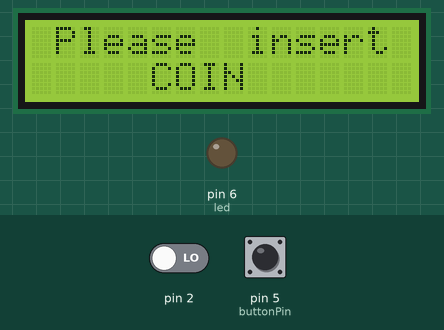
Simulated run of this sketch. Board: Arduino Uno, built with avr-gcc and run on an emulated ATmega328P. Shown: 16×2 character LCD, output pins drawn as LEDs (lit = HIGH). The inputs (shaded band) are chosen by the test bench; at power-on: pin 2 LOW, pin 5 (buttonPin) LOW. What the sketch prints to the serial monitor is not drawn.

Above: at 2.2 s.
2.3 s: pin 2 driven HIGH
At 3.0 s:
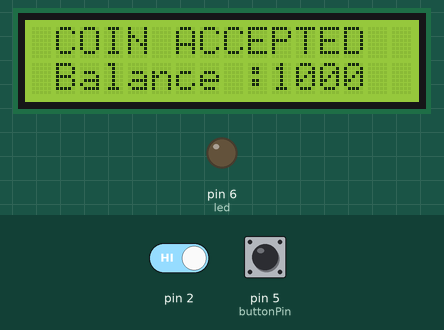
At 4.7 s:
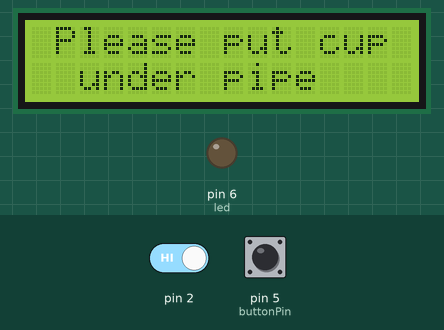
5.3 s: pin 5 (buttonPin) pulled HIGH for 3.2 s
At 7.2 s:
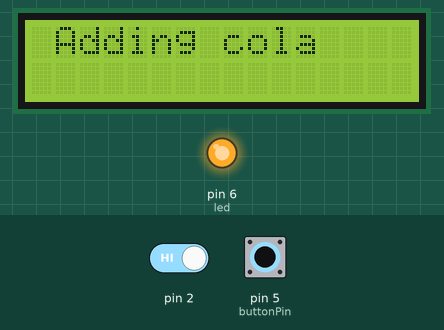
Timing chart, 0 to 9.9 s (numbered marks = the images above; inputs shaded):
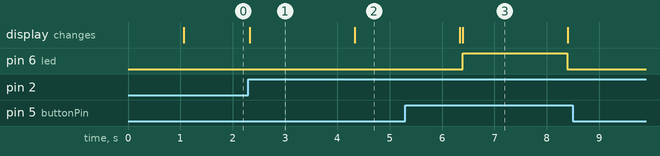

The sketch:

Vending_mechine.ino
```cpp
#include <LiquidCrystal.h>
LiquidCrystal lcd(12, 11, 10, 9, 8, 7);// rs,en,d4,d5,d6,d7,rw-gnd,
const int buttonPin = 5;
int buttonState;
const int led =  6;

const int coin = 2;
boolean insert = false;
volatile int pulse = 0;
unsigned long balance =0;

void setup() {
  // put your setup code here, to run once:
  Serial.begin(9600);
  pinMode(led,OUTPUT);
  pinMode(buttonPin,INPUT);
  lcd.begin(16, 2);
  attachInterrupt(digitalPinToInterrupt(2), coinInterrupt, RISING);
  delay(1000);

}

void loop() {
  // put your main code here, to run repeatedly:
  lcd.clear();
  lcd.setCursor(1,0);
  lcd.print("Please  insert");
  lcd.setCursor(5,1);
  lcd.print("COIN");
  delay(50);


  if (insert) {

    //Serial.println("coin detected!");
    balance = 1000;
    lcd.clear();
    lcd.setCursor(1,0);
    lcd.print("COIN ACCEPTED");
    lcd.setCursor(1,1);
    lcd.print("Balance :"+(String)balance);
    delay(2000);

    lcd.clear();
    lcd.setCursor(1,0);
    lcd.print("Please put cup");
    lcd.setCursor(2,1);
    lcd.print("under pipe");
    delay(2000);

    while(buttonState==LOW){
      lcd.clear();
      lcd.setCursor(4,0);
      lcd.print("READY?");
      lcd.setCursor(1,1);
      lcd.print("Press START");
      buttonState = digitalRead(buttonPin);
      Serial.println("LOW");
      delay(50);
    }

    if(buttonState == HIGH){
      Serial.println("HIGH");
        lcd.clear();
        lcd.setCursor(1,0);
        lcd.print("Adding cola");
        digitalWrite(led,HIGH);
        delay(2000); //time for full cup
        digitalWrite(led,LOW);
        lcd.clear();
        lcd.setCursor(4,0);
        lcd.print("ENJOY");
        lcd.setCursor(2,1);
        lcd.print("YOUR COLA");
        delay(4000);
        buttonState = LOW;
        Serial.println("LOW");
      }
      insert = false;
      balance = 0;
    }
}

//interrupt
void coinInterrupt() {
  pulse++ ;
  insert = true;
}
```

Measured:
- after the input at 2.3 s, the display: changes at once (image 1)
- after the input at 5.3 s, pin 6 (led): LOW → HIGH after 1.1 s, → LOW 2.0 s later; the display: first differs from a run without the input after 1.1 s (image 3)
- what the display in image 1 shows lasts 2.0 s, from 2.3 s to 4.3 s
